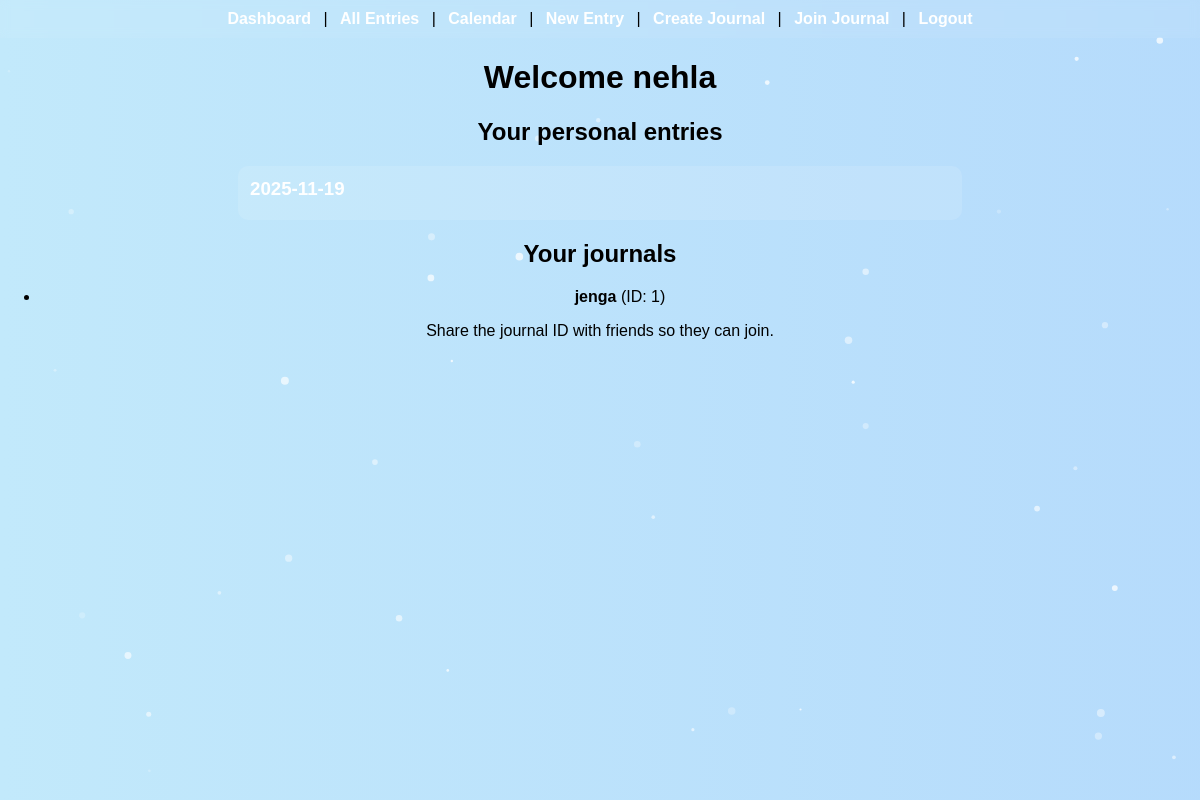
The app's page /dashboard (signed in) with its own data.
### tables this page shows
CREATE TABLE users (
        id INTEGER PRIMARY KEY AUTOINCREMENT,
        email TEXT UNIQUE NOT NULL,
        password_hash TEXT NOT NULL,
        name TEXT
    );

CREATE TABLE entries (
        id INTEGER PRIMARY KEY AUTOINCREMENT,
        owner_id INTEGER NOT NULL,
        journal_id INTEGER, -- NULL for personal
        entry_date TEXT NOT NULL,
        content TEXT NOT NULL,
        is_public INTEGER DEFAULT 0,
        FOREIGN KEY(owner_id) REFERENCES users(id),
        FOREIGN KEY(journal_id) REFERENCES journals(id)
    );

CREATE TABLE journals (
        id INTEGER PRIMARY KEY AUTOINCREMENT,
        name TEXT NOT NULL,
        owner_id INTEGER NOT NULL,
        FOREIGN KEY(owner_id) REFERENCES users(id)
    );

### app.py (the view)
@app.route("/dashboard")
@login_required
def dashboard():
    user = g.get("user") or current_user()
    db = get_db()
    personal = db.execute(
        "SELECT * FROM entries WHERE owner_id = ? AND journal_id IS NULL ORDER BY id DESC",
        (user["id"],)
    ).fetchall()
    owned = db.execute("SELECT * FROM journals WHERE owner_id = ?", (user["id"],)).fetchall()
    member = db.execute("""
        SELECT j.* FROM journals j
        JOIN journal_members m ON m.journal_id = j.id
        WHERE m.user_id = ?
    """, (user["id"],)).fetchall()
    journals = {j["id"]: j for j in owned}
    for j in member:
        journals[j["id"]] = j
    journals = list(journals.values())
    return render_template("dashboard.html", user=user, personal=personal, journals=journals)

### app.py (called while the page is built)
def get_db():
    if "db" not in g:
        g.db = sqlite3.connect(DB)
        g.db.row_factory = sqlite3.Row
    return g.db

def current_user():
    if getattr(g, "current_user", None) is not None:
        return g.current_user
    user_id = session.get("user_id")
    if not user_id:
        g.current_user = None
        return None
    db = get_db()
    user = db.execute("SELECT * FROM users WHERE id = ?", (user_id,)).fetchone()
    g.current_user = user  # maybe None
    return user

def login_required(f):
    @wraps(f)
    def wrapper(*args, **kwargs):
        user = current_user()
        if user is None:
            flash("Please log in first.", "warning")
            return redirect(url_for("login"))
        g.user = user
        return f(*args, **kwargs)
    return wrapper

### templates/dashboard.html (shortened to what this page needs)
{% extends "base.html" %}
{% block content %}
  <h1>Welcome {{ user.name or user.email }}</h1>
  <section>
    <h2>Your personal entries</h2>
    {% if personal %}
      {% for e in personal %}
        <div class="entry" data-date="{{ e['entry_date'] }}">
          <h3>{{ e['entry_date'] }}</h3>
        </div>
      {% endfor %}
    {% else %}
      <p>No personal entries yet. Make one: <a href="{{ url_for('new_entry') }}">New Entry</a></p>
    {% endif %}
  </section>
  <section>
    <h2>Your journals</h2>
    {% if journals %}
      <ul>
      {% for j in journals %}
        <li><strong>{{ j['name'] }}</strong> (ID: {{ j['id'] }})</li>
      {% endfor %}
      </ul>
      <p>Share the journal ID with friends so they can join.</p>
    {% else %}
      <p>No journals yet. <a href="{{ url_for('create_journal') }}">Create one</a> or <a href="{{ url_for('join_journal') }}">join</a>.</p>
    {% endif %}
  </section>
{% endblock %}

### templates/base.html (shortened to what this page needs)
<!doctype html>
<html>
<head>
  <link rel="stylesheet" href="{{ url_for('static', filename='style.css') }}">
</head>
<body>
  <div id="particles-js"></div>
  <nav>
    {% if session.user_id %}
      <a href="{{ url_for('dashboard') }}">Dashboard</a> |
      <a href="{{ url_for('entries_page') }}">All Entries</a> |
      <a href="{{ url_for('calendar_page') }}">Calendar</a> |
      <a href="{{ url_for('new_entry') }}">New Entry</a> |
      <a href="{{ url_for('create_journal') }}">Create Journal</a> |
      <a href="{{ url_for('join_journal') }}">Join Journal</a> |
      <a href="{{ url_for('logout') }}">Logout</a>
    {% else %}
      <a href="{{ url_for('login') }}">Login</a> |
      <a href="{{ url_for('signup') }}">Signup</a>
    {% endif %}
  </nav>
  <main>
    {% block content %}{% endblock %}
  </main>
</body>
</html>

### static/style.css (style rules this page uses)
body { margin: 0; font-family: Arial, sans-serif; text-align: center; background: linear-gradient(270deg, #ffecd2, #fcb69f, #a1c4fd, #c2e9fb); background-size: 800% 800%; animation: gradientBG 20s ease infinite; min-height: 100vh; }
nav { padding: 10px; background: rgba(255,255,255,0.06); backdrop-filter: blur(4px); }
nav a { color: white; margin: 0 8px; text-decoration: none; font-weight: bold; }
#particles-js { position: fixed; inset: 0; z-index: -1; }
.entry { width: 90%; max-width: 700px; margin: 10px auto; background: rgba(255,255,255,0.12); padding: 12px; border-radius: 10px; color: white; text-align:left; cursor: pointer; }
.entry h3 { margin: 0 0 8px 0; }

### records on screen
users: name "nehla"
entries: entry_date "2025-11-19"
journals: name "jenga", id "1"
